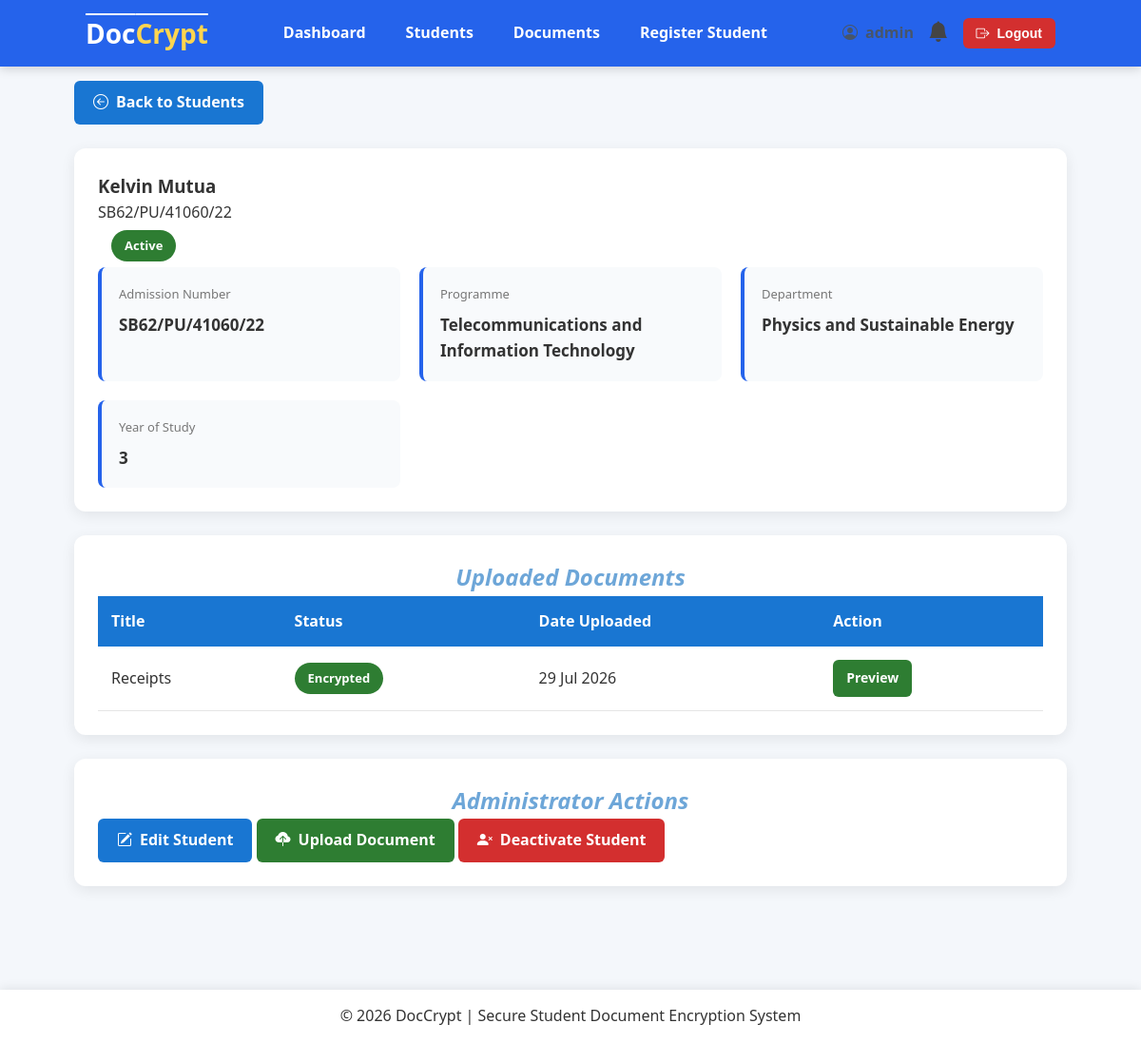
Page /students/1/ (signed in) on the committed database.
### student/models.py (models this page shows, shortened)
class Student(models.Model):
    class Status(models.TextChoices):
        ACTIVE = "ACTIVE", "Active"
        DEFERRED = "DEFERRED", "Deferred"
        GRADUATED = "GRADUATED", "Graduated"
        DEACTIVATED = "DEACTIVATED", "Deactivated"
    class Year(models.IntegerChoices):
        YEAR_1 = 1 ,"Year 1"
        YEAR_2 = 2, "Year 2"
        YEAR_3 = 3, "Year 3"
        YEAR_4 = 4, "Year 4"
    user = models.OneToOneField(CustomUser,on_delete=models.CASCADE,related_name="student")
    admission_number = models.CharField(max_length=25,unique=True)
    first_name = models.CharField(max_length=50)
    last_name = models.CharField(max_length=50)
    phone_number = models.CharField(max_length=15,blank=True)
    programme = models.CharField(max_length=50)
    department = models.CharField(max_length=50)
    year_of_study = models.IntegerField(choices=Year.choices, default=Year.YEAR_1)
    status = models.CharField(max_length=25,choices=Status.choices, default=Status.ACTIVE)
    class Meta:
        ordering = ["admission_number"]
        verbose_name = "Student"
        verbose_name_plural = "Students"
    @property
    def full_name(self):
        return f"{self.first_name} {self.last_name}"

### documents/models.py (models this page shows, shortened)
class Document(models.Model):
    class Status(models.TextChoices):
        PENDING = "PENDING", "Pending"
        ENCRYPTED = "ENCRYPTED", "Encrypted"
    student = models.ForeignKey(Student, on_delete=models.CASCADE, related_name="documents")
    uploaded_by = models.ForeignKey(CustomUser, on_delete=models.SET_NULL, null=True, related_name="uploaded_documents")
    title = models.CharField( max_length=255)
    original_filename = models.CharField(max_length=255, blank=True)
    original_file = models.FileField(max_length=255, blank=True, upload_to="documents/original/")
    encrypted_file = models.FileField(upload_to="documents/encrypted/", null=True, blank=True)
    encrypted_key = models.BinaryField(null=True, blank=True)
    status = models.CharField(max_length=30, choices=Status.choices, default=Status.PENDING, db_index=True)
    uploaded_at = models.DateTimeField(auto_now_add=True)
    encrypted_at = models.DateTimeField(null=True, blank=True)
    class Meta:
        ordering = ["-uploaded_at"]
        verbose_name = "Document"
        verbose_name_plural = "Documents"

### student/views.py (the view)
# urls.py: path("<int:student_id>/", views.student_detail, name="student_detail"),
@login_required
def student_detail(request, student_id):
    if not request.user.is_admin:
        return HttpResponseForbidden("This page is accessible to administrators only.")
    student = get_object_or_404(
        Student.objects.select_related("user"), pk=student_id
    )
    documents = student.documents.all()
    context = {
        "student": student,
        "documents": documents,
    }
    return render(request, "students/student_detail.html", context)

### notifications/context_processors.py (called while the page is built)
def notifications(request):
    if request.user.is_authenticated:
        unread_notifications = Notification.objects.filter(
            recipient=request.user,
            is_read=False,
        ).order_by("-created_at")[:5]
        return {
            'unread_notifications': unread_notifications,
            "unread_notifications_count": unread_notifications.count(),
        }
    return {}

### users/models.py (called while the page is built)
    @property
    def is_admin(self):
        return self.role == self.Role.ADMIN or self.is_superuser

### student/templates/students/student_detail.html (shortened to what this page needs)
{% extends "users/base.html" %}
{% block content %}
<div class="page-header">
        <a href="{% url 'student_list' %}" class="btn btn-primary">
            <i class="bi bi-arrow-left-circle"></i>
            Back to Students
        </a>
</div>
<div class="card">
    <div class="card-header">
        <div>
            <h3> {{ student.full_name }} </h3>
            <p class="text-muted"> {{ student.admission_number }} </p>
        </div>
        <div class="badge">
            {% if student.status == "ACTIVE" %}
                <span class="badge badge-success">
                    {{ student.get_status_display }}
                </span>
            {% elif student.status == "DEFERRED" %}
                <span class="badge badge-warning">
                    {{ student.get_status_display }}
                </span>
            {% elif student.status == "DEACTIVATED" %}
                <span class="badge badge-danger">
                    {{ student.get_status_display }}
                </span>
            {% elif student.status == "GRADUATED" %}
                <span class="badge badge-success">
                    {{ student.get_status_display }}
                </span>
            {% else %}
                <span class="badge badge-secondary">
                    {{ student.get_status_display }}
                </span>
            {% endif %}
        </div>
    </div>
    <div class="info-grid">
        <div class="info-item">
            <span class="label">Admission Number</span>
            <span> {{ student.admission_number }} </span>
        </div>
        <div class="info-item">
            <span class="label">Programme</span>
            <span> {{ student.programme }} </span>
        </div>
        <div class="info-item">
            <span class="label">Department</span>
            <span> {{ student.department }} </span>
        </div>
        <div class="info-item">
            <span class="label">Year of Study</span>
            <span> {{ student.year_of_study }} </span>
        </div>
    </div>
</div>
<div class="card">
    <div class="card-header">
        <h2>Uploaded Documents</h2>
    </div>
    <table class="table">
        <thead>
            <tr>
                <th>Title</th>
                <th>Status</th>
                <th>Date Uploaded</th>
                <th>Action</th>
            </tr>
        </thead>
        <tbody>
            {% for document in documents %}
            <tr>
                <td>
                    {{ document.title }}
                </td>
                <td>
                    {% if document.status == "ENCRYPTED" %}
                        <span class="badge badge-success">
                            {{ document.get_status_display }}
                        </span>
                    {% else %}
                        <span class="badge badge-warning">
                            {{ document.get_status_display }}
                        </span>
                    {% endif %}
                </td>
                <td>
                    {{ document.uploaded_at|date:"d M Y" }}
                </td>
                <td>
                    <a href="{% url 'preview_document' document.id %}" class="btn btn-success btn-small">Preview</a>
                </td>
            </tr>
            {% empty %}
            <tr>
                <td colspan="4" class="empty-table">No documents uploaded.</td>
            </tr>
            {% endfor %}
        </tbody>
    </table>
</div>
<div class="card">
    <h2>Administrator Actions</h2>
    <div class="action-buttons">
        <a href="{% url 'edit_student' student.id %}" class="btn btn-primary">
            <i class="bi bi-pencil-square"></i>Edit Student</a>
        <a href="{% url 'upload_document_student' student.id %}" class="btn btn-success">
            <i class="bi bi-cloud-upload-fill"></i>Upload Document</a>
        {% if student.status == student.Status.ACTIVE %}
            <a href="{% url 'toggle_student_status' student.id %}" class="btn btn-danger">
                <i class="bi bi-person-x-fill"></i>Deactivate Student</a>
        {% else %}
            <a href="{% url 'toggle_student_status' student.id %}" class="btn btn-success">
                <i class="bi bi-person-check-fill"></i>Activate Student</a>
        {% endif %}
    </div>
</div>
{% endblock %}

### static/css/style.css (style rules this page uses)
* { margin:0; padding:0; box-sizing:border-box; }
html { scroll-behavior: smooth; }
body { font-family:"Segoe UI",Tahoma,Geneva,Verdana,sans-serif; background:#f4f7fb; color:#333; line-height:1.6; padding-bottom: 70px; }
h2 { text-align: center; font-style: oblique; color: rgb(109, 166, 216); }
.page-header { display:grid; grid-template-columns: 1fr auto; align-items:center; margin-bottom:25px; margin-top: 15px; }
.card { background:white; border-radius:12px; padding:25px; margin-bottom:25px; box-shadow:0 4px 15px rgba(0,0,0,.08); }
.btn { display:inline-flex; align-items:center; justify-content:center; gap:8px; padding:10px 20px; border:none; border-radius:6px; cursor:pointer; text-decoration:none; font-weight:600; transition:.3s; }
.btn-primary { background:#1976d2; color:white; width: fit-content; }
.btn-success { background:#2e7d32; color:white; }
.btn-danger { background:#d32f2f; color:white; }
.btn-small { padding:8px 14px; font-size:14px; }
table { width:100%; border-collapse:collapse; }
th { background:#1976d2; color:white; padding:14px; text-align:left; }
td { padding:14px; border-bottom:1px solid #e5e5e5; text-align: left; }
table tbody tr { transition: .2s; }
.badge { display:inline-block; padding:6px 14px; border-radius:30px; color:white; font-size:13px; font-weight:600; }
.badge-success { background:#2e7d32; }
.info-grid { display:grid; grid-template-columns:repeat(auto-fit,minmax(250px,1fr)); gap:20px; }
.info-item { background:#f8fafc; border-left:4px solid #2563eb; padding:18px; border-radius:8px; }
.info-item .label { display:block; font-size:13px; color:#777; margin-bottom:8px; }
.info-item span:last-child { font-weight:600; font-size:17px; }

### rows in the picture
Student: full_name "Kelvin Mutua", admission_number "SB62/PU/41060/22", status "Active", programme "Telecommunications and Information Technology", department "Physics and Sustainable Energy", year_of_study "3"
Document: title "Receipts", status "Encrypted", uploaded_at "29 Jul 2026"
